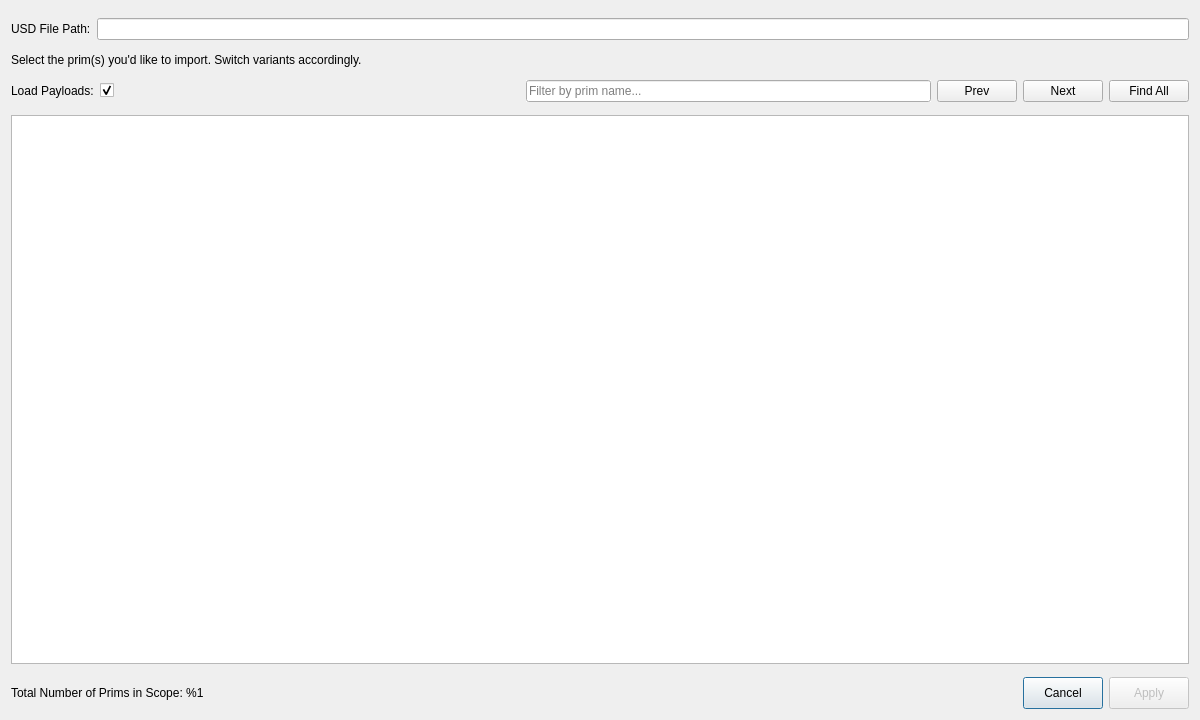
<?xml version="1.0" encoding="UTF-8"?>
<ui version="4.0">
 <class>ImportDialog</class>
 <widget class="QDialog" name="ImportDialog">
  <property name="windowModality">
   <enum>Qt::ApplicationModal</enum>
  </property>
  <property name="geometry">
   <rect>
    <x>0</x>
    <y>0</y>
    <width>1200</width>
    <height>720</height>
   </rect>
  </property>
  <property name="windowTitle">
   <string>Scope and Variants: Hierarchy View</string>
  </property>
  <property name="autoFillBackground">
   <bool>true</bool>
  </property>
  <property name="modal">
   <bool>false</bool>
  </property>
  <layout class="QGridLayout" name="gridLayout">
   <item row="3" column="0">
    <layout class="QHBoxLayout" name="horizontalLayout">
     <property name="topMargin">
      <number>7</number>
     </property>
     <item>
      <widget class="QLabel" name="primCount">
       <property name="text">
        <string>Total Number of Prims in Scope: %1</string>
       </property>
      </widget>
     </item>
     <item>
      <spacer name="horizontalSpacer">
       <property name="orientation">
        <enum>Qt::Horizontal</enum>
       </property>
       <property name="sizeHint" stdset="0">
        <size>
         <width>40</width>
         <height>20</height>
        </size>
       </property>
      </spacer>
     </item>
     <item>
      <widget class="QPushButton" name="cancelButton">
       <property name="minimumSize">
        <size>
         <width>0</width>
         <height>32</height>
        </size>
       </property>
       <property name="autoFillBackground">
        <bool>true</bool>
       </property>
       <property name="text">
        <string>Cancel</string>
       </property>
      </widget>
     </item>
     <item>
      <widget class="QPushButton" name="applyButton">
       <property name="enabled">
        <bool>false</bool>
       </property>
       <property name="minimumSize">
        <size>
         <width>0</width>
         <height>32</height>
        </size>
       </property>
       <property name="autoFillBackground">
        <bool>true</bool>
       </property>
       <property name="text">
        <string>Apply</string>
       </property>
      </widget>
     </item>
    </layout>
   </item>
   <item row="0" column="0">
    <layout class="QHBoxLayout" name="horizontalLayout_4">
     <property name="topMargin">
      <number>7</number>
     </property>
     <property name="bottomMargin">
      <number>7</number>
     </property>
     <item>
      <widget class="QLabel" name="label">
       <property name="autoFillBackground">
        <bool>true</bool>
       </property>
       <property name="text">
        <string>USD File Path:</string>
       </property>
      </widget>
     </item>
     <item>
      <widget class="QLineEdit" name="usdFilePath"/>
     </item>
    </layout>
   </item>
   <item row="2" column="0">
    <layout class="QVBoxLayout" name="verticalLayout">
     <item>
      <layout class="QHBoxLayout" name="horizontalLayout_2">
       <property name="topMargin">
        <number>7</number>
       </property>
       <property name="bottomMargin">
        <number>7</number>
       </property>
       <item>
        <widget class="QLabel" name="label_2">
         <property name="autoFillBackground">
          <bool>false</bool>
         </property>
         <property name="text">
          <string>Load Payloads:</string>
         </property>
        </widget>
       </item>
       <item>
        <widget class="QCheckBox" name="loadPayloads">
         <property name="layoutDirection">
          <enum>Qt::LeftToRight</enum>
         </property>
         <property name="text">
          <string/>
         </property>
         <property name="checked">
          <bool>true</bool>
         </property>
        </widget>
       </item>
       <item>
        <spacer name="horizontalSpacer_2">
         <property name="orientation">
          <enum>Qt::Horizontal</enum>
         </property>
         <property name="sizeHint" stdset="0">
          <size>
           <width>40</width>
           <height>20</height>
          </size>
         </property>
        </spacer>
       </item>
       <item>
        <widget class="QLineEdit" name="filterLineEdit">
         <property name="minimumSize">
          <size>
           <width>355</width>
           <height>0</height>
          </size>
         </property>
         <property name="autoFillBackground">
          <bool>true</bool>
         </property>
         <property name="inputMask">
          <string/>
         </property>
         <property name="placeholderText">
          <string>Filter by prim name...</string>
         </property>
        </widget>
       </item>
       <item>
        <widget class="QPushButton" name="findPrev">
         <property name="text">
          <string>Prev</string>
         </property>
        </widget>
       </item>
       <item>
        <widget class="QPushButton" name="findNext">
         <property name="text">
          <string>Next</string>
         </property>
        </widget>
       </item>
       <item>
        <widget class="QPushButton" name="findAll">
         <property name="text">
          <string>Find All</string>
         </property>
        </widget>
       </item>
      </layout>
     </item>
     <item>
      <widget class="QTreeView" name="treeView">
       <property name="autoFillBackground">
        <bool>true</bool>
       </property>
       <property name="editTriggers">
        <set>QAbstractItemView::NoEditTriggers</set>
       </property>
       <property name="selectionMode">
        <enum>QAbstractItemView::ExtendedSelection</enum>
       </property>
       <property name="uniformRowHeights">
        <bool>false</bool>
       </property>
      </widget>
     </item>
    </layout>
   </item>
   <item row="1" column="0">
    <widget class="QLabel" name="selectPrims">
     <property name="text">
      <string>Select the prim(s) you'd like to import. Switch variants accordingly.</string>
     </property>
    </widget>
   </item>
  </layout>
 </widget>
 <resources/>
 <connections>
  <connection>
   <sender>applyButton</sender>
   <signal>clicked()</signal>
   <receiver>ImportDialog</receiver>
   <slot>accept()</slot>
   <hints>
    <hint type="sourcelabel">
     <x>20</x>
     <y>20</y>
    </hint>
    <hint type="destinationlabel">
     <x>20</x>
     <y>20</y>
    </hint>
   </hints>
  </connection>
  <connection>
   <sender>cancelButton</sender>
   <signal>clicked()</signal>
   <receiver>ImportDialog</receiver>
   <slot>reject()</slot>
   <hints>
    <hint type="sourcelabel">
     <x>20</x>
     <y>20</y>
    </hint>
    <hint type="destinationlabel">
     <x>20</x>
     <y>20</y>
    </hint>
   </hints>
  </connection>
 </connections>
 <designerdata>
  <property name="gridDeltaX">
   <number>5</number>
  </property>
  <property name="gridDeltaY">
   <number>5</number>
  </property>
  <property name="gridSnapX">
   <bool>true</bool>
  </property>
  <property name="gridSnapY">
   <bool>true</bool>
  </property>
  <property name="gridVisible">
   <bool>true</bool>
  </property>
 </designerdata>
</ui>
